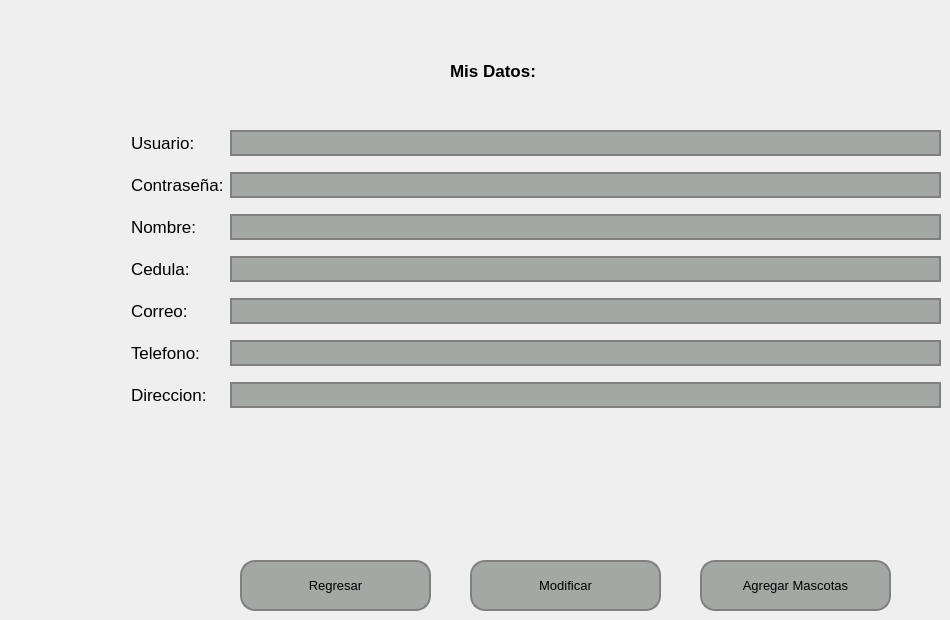
   <widget class="QWidget" name="pageAgregarUsuarios">
    <widget class="QLabel" name="label_11">
     <property name="geometry">
      <rect>
       <x>450</x>
       <y>50</y>
       <width>121</width>
       <height>41</height>
      </rect>
     </property>
     <property name="font">
      <font>
       <pointsize>13</pointsize>
       <weight>75</weight>
       <bold>true</bold>
      </font>
     </property>
     <property name="text">
      <string>Mis Datos:</string>
     </property>
    </widget>
    <widget class="QWidget" name="formLayoutWidget">
     <property name="geometry">
      <rect>
       <x>130</x>
       <y>130</y>
       <width>811</width>
       <height>378</height>
      </rect>
     </property>
     <layout class="QFormLayout" name="formLayout">
      <property name="verticalSpacing">
       <number>16</number>
      </property>
      <property name="leftMargin">
       <number>1</number>
      </property>
      <item row="0" column="0">
       <widget class="QLabel" name="label_24">
        <property name="font">
         <font>
          <pointsize>13</pointsize>
         </font>
        </property>
        <property name="text">
         <string>Usuario:</string>
        </property>
       </widget>
      </item>
      <item row="0" column="1">
       <widget class="QLineEdit" name="lineEditUsuario">
        <property name="font">
         <font>
          <pointsize>13</pointsize>
         </font>
        </property>
        <property name="styleSheet">
         <string notr="true">    background-color: #a4a8a5; /* Color del botón */
    border-radius: 15px;       /* Borde redondeado, ajusta el valor para más curvatura */
    border: 2px solid #808080; /* Opcional: agrega un borde de color gris */</string>
        </property>
       </widget>
      </item>
      <item row="1" column="0">
       <widget class="QLabel" name="label_93">
        <property name="font">
         <font>
          <pointsize>13</pointsize>
         </font>
        </property>
        <property name="text">
         <string>Contraseña:</string>
        </property>
       </widget>
      </item>
      <item row="1" column="1">
       <widget class="QLineEdit" name="lineEditContrasenia">
        <property name="font">
         <font>
          <pointsize>13</pointsize>
         </font>
        </property>
        <property name="styleSheet">
         <string notr="true">    background-color: #a4a8a5; /* Color del botón */
    border-radius: 15px;       /* Borde redondeado, ajusta el valor para más curvatura */
    border: 2px solid #808080; /* Opcional: agrega un borde de color gris */</string>
        </property>
       </widget>
      </item>
      <item row="2" column="0">
       <widget class="QLabel" name="label_12">
        <property name="font">
         <font>
          <pointsize>13</pointsize>
         </font>
        </property>
        <property name="text">
         <string>Nombre: </string>
        </property>
       </widget>
      </item>
      <item row="2" column="1">
       <widget class="QLineEdit" name="lineEditNombre">
        <property name="font">
         <font>
          <pointsize>13</pointsize>
         </font>
        </property>
        <property name="styleSheet">
         <string notr="true">    background-color: #a4a8a5; /* Color del botón */
    border-radius: 15px;       /* Borde redondeado, ajusta el valor para más curvatura */
    border: 2px solid #808080; /* Opcional: agrega un borde de color gris */</string>
        </property>
       </widget>
      </item>
      <item row="3" column="0">
       <widget class="QLabel" name="label_25">
        <property name="font">
         <font>
          <pointsize>13</pointsize>
         </font>
        </property>
        <property name="text">
         <string>Cedula: </string>
        </property>
       </widget>
      </item>
      <item row="3" column="1">
       <widget class="QLineEdit" name="lineEditCedula">
        <property name="font">
         <font>
          <pointsize>13</pointsize>
         </font>
        </property>
        <property name="styleSheet">
         <string notr="true">    background-color: #a4a8a5; /* Color del botón */
    border-radius: 15px;       /* Borde redondeado, ajusta el valor para más curvatura */
    border: 2px solid #808080; /* Opcional: agrega un borde de color gris */</string>
        </property>
       </widget>
      </item>
      <item row="4" column="0">
       <widget class="QLabel" name="label_26">
        <property name="font">
         <font>
          <pointsize>13</pointsize>
         </font>
        </property>
        <property name="text">
         <string>Correo:</string>
        </property>
       </widget>
      </item>
      <item row="4" column="1">
       <widget class="QLineEdit" name="lineEditCorreo">
        <property name="font">
         <font>
          <pointsize>13</pointsize>
         </font>
        </property>
        <property name="styleSheet">
         <string notr="true">    background-color: #a4a8a5; /* Color del botón */
    border-radius: 15px;       /* Borde redondeado, ajusta el valor para más curvatura */
    border: 2px solid #808080; /* Opcional: agrega un borde de color gris */</string>
        </property>
       </widget>
      </item>
      <item row="5" column="0">
       <widget class="QLabel" name="label_27">
        <property name="font">
         <font>
          <pointsize>13</pointsize>
         </font>
        </property>
        <property name="text">
         <string>Telefono:</string>
        </property>
       </widget>
      </item>
      <item row="5" column="1">
       <widget class="QLineEdit" name="lineEditTelefono_2">
        <property name="font">
         <font>
          <pointsize>13</pointsize>
         </font>
        </property>
        <property name="styleSheet">
         <string notr="true">    background-color: #a4a8a5; /* Color del botón */
    border-radius: 15px;       /* Borde redondeado, ajusta el valor para más curvatura */
    border: 2px solid #808080; /* Opcional: agrega un borde de color gris */</string>
        </property>
       </widget>
      </item>
      <item row="6" column="0">
       <widget class="QLabel" name="label_28">
        <property name="font">
         <font>
          <pointsize>13</pointsize>
         </font>
        </property>
        <property name="text">
         <string>Direccion:</string>
        </property>
       </widget>
      </item>
      <item row="6" column="1">
       <widget class="QLineEdit" name="lineEditDireccion">
        <property name="font">
         <font>
          <pointsize>13</pointsize>
         </font>
        </property>
        <property name="styleSheet">
         <string notr="true">    background-color: #a4a8a5; /* Color del botón */
    border-radius: 15px;       /* Borde redondeado, ajusta el valor para más curvatura */
    border: 2px solid #808080; /* Opcional: agrega un borde de color gris */</string>
        </property>
       </widget>
      </item>
     </layout>
    </widget>
    <widget class="QPushButton" name="pushButtonRegresarRegistrar">
     <property name="geometry">
      <rect>
       <x>240</x>
       <y>560</y>
       <width>191</width>
       <height>51</height>
      </rect>
     </property>
     <property name="font">
      <font>
       <pointsize>10</pointsize>
      </font>
     </property>
     <property name="styleSheet">
      <string notr="true">QPushButton {
    background-color: #a4a8a5; /* Color del botón */
    border-radius: 15px;       /* Borde redondeado, ajusta el valor para más curvatura */
    border: 2px solid #808080; /* Opcional: agrega un borde de color gris */
}

QPushButton:hover {
    background-color: #b0b5b0; /* Color al pasar el mouse */
}

QPushButton:pressed {
    background-color: #8f938f; /* Color al hacer clic */
}
</string>
     </property>
     <property name="text">
      <string>Regresar</string>
     </property>
    </widget>
    <widget class="QPushButton" name="pushButtonAgregarMascota">
     <property name="geometry">
      <rect>
       <x>700</x>
       <y>560</y>
       <width>191</width>
       <height>51</height>
      </rect>
     </property>
     <property name="font">
      <font>
       <pointsize>10</pointsize>
      </font>
     </property>
     <property name="styleSheet">
      <string notr="true">QPushButton {
    background-color: #a4a8a5; /* Color del botón */
    border-radius: 15px;       /* Borde redondeado, ajusta el valor para más curvatura */
    border: 2px solid #808080; /* Opcional: agrega un borde de color gris */
}

QPushButton:hover {
    background-color: #b0b5b0; /* Color al pasar el mouse */
}

QPushButton:pressed {
    background-color: #8f938f; /* Color al hacer clic */
}
</string>
     </property>
     <property name="text">
      <string>Agregar Mascotas</string>
     </property>
    </widget>
    <widget class="QPushButton" name="pushButtonModificar">
     <property name="geometry">
      <rect>
       <x>470</x>
       <y>560</y>
       <width>191</width>
       <height>51</height>
      </rect>
     </property>
     <property name="font">
      <font>
       <pointsize>10</pointsize>
      </font>
     </property>
     <property name="styleSheet">
      <string notr="true">QPushButton {
    background-color: #a4a8a5; /* Color del botón */
    border-radius: 15px;       /* Borde redondeado, ajusta el valor para más curvatura */
    border: 2px solid #808080; /* Opcional: agrega un borde de color gris */
}

QPushButton:hover {
    background-color: #b0b5b0; /* Color al pasar el mouse */
}

QPushButton:pressed {
    background-color: #8f938f; /* Color al hacer clic */
}
</string>
     </property>
     <property name="text">
      <string>Modificar</string>
     </property>
    </widget>
   </widget>
